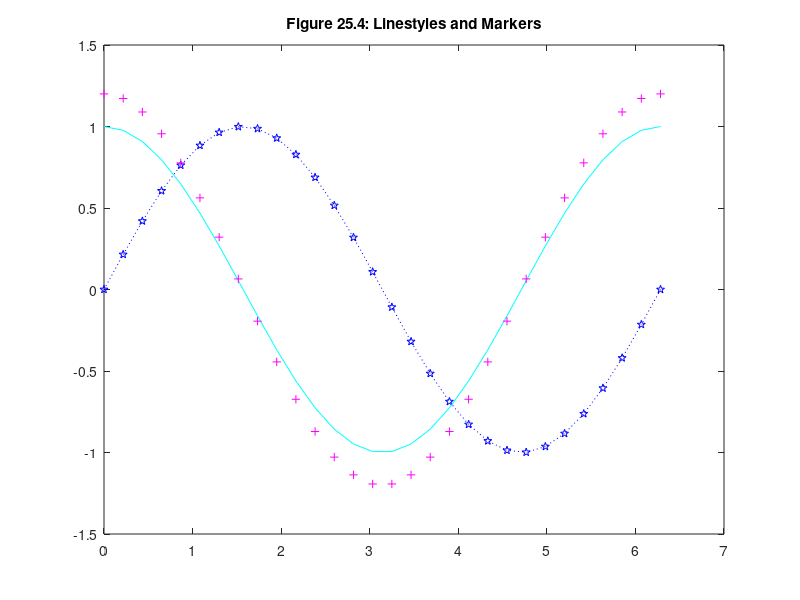

Source code (MATLAB):
x = linspace(0,2*pi,30);
y = sin(x);
z = cos(x);
plot(x,y,'b:p',x,z,'c-',x,1.2*z,'m+')
title('Figure 25.4: Linestyles and Markers')
